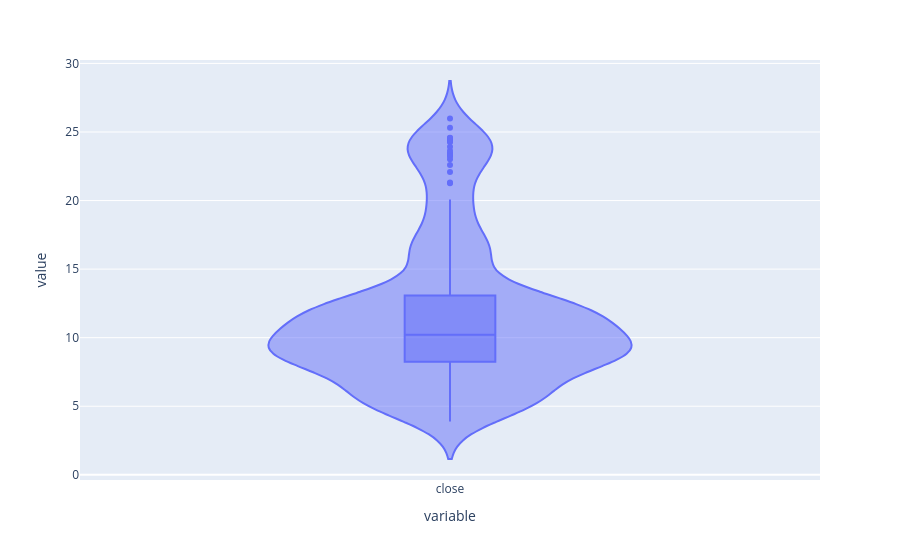

Write notebook code for a chart like this one.
### Code cell
figv = px.violin(pctp['close'], box=True)
figv.show()

### Figure 1 — Plotly figure (JSON) as saved in the notebook; plotly's stock layout.template omitted (floating-point values rounded to 4 significant figures; data arrays with more than 128 entries replaced by an {"elided": "..."} marker saying what was removed)
{"data": [{"alignmentgroup": "True", "box": {"visible": true}, "hovertemplate": "variable=%{x}<br>value=%{y}<extra></extra>", "legendgroup": "", "marker": {"color": "#636efa"}, "name": "", "offsetgroup": "", "orientation": "v", "scalegroup": "True", "showlegend": false, "type": "violin", "x": {"elided": "164 str values"}, "x0": " ", "xaxis": "x", "y": {"elided": "164 float values"}, "y0": " ", "yaxis": "y"}], "layout": {"legend": {"tracegroupgap": 0}, "margin": {"t": 60}, "violinmode": "group", "xaxis": {"anchor": "y", "domain": [0, 1], "title": {"text": "variable"}}, "yaxis": {"anchor": "x", "domain": [0, 1], "title": {"text": "value"}}}}
